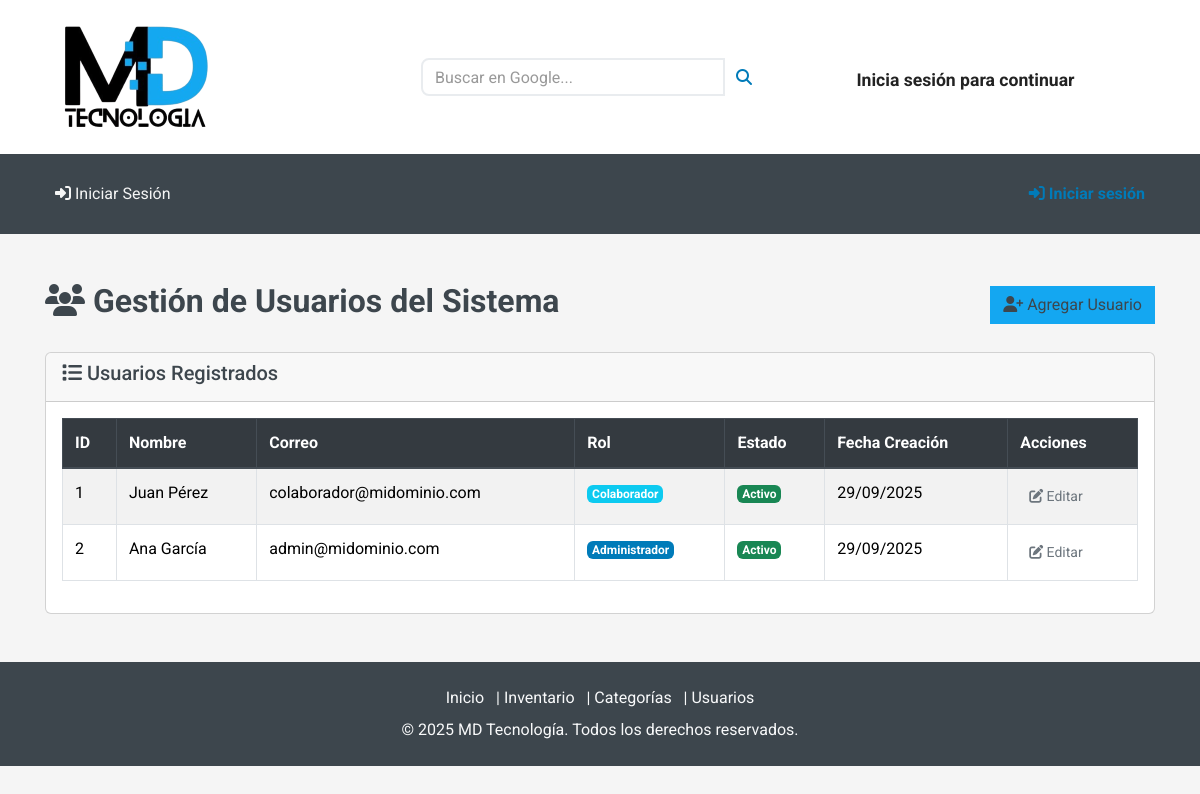
/Usuario/Usuarios.php, run on the app's committed database.
### tables this page shows
CREATE TABLE usuarios (
  id INT AUTO_INCREMENT PRIMARY KEY,
  nombre VARCHAR(100) NOT NULL,
  correo VARCHAR(100) NOT NULL UNIQUE,
  contrasena VARCHAR(255) NOT NULL,
  rol ENUM('admin','colab') DEFAULT 'colab',
  activo TINYINT(1) DEFAULT 1,
  foto LONGBLOB NULL,  
  foto_tipo VARCHAR(50) NULL,  
  fecha_creacion TIMESTAMP DEFAULT CURRENT_TIMESTAMP
);

### conexion.php (called while the page is built, shortened)
<?php
class Conexion {
    private $servername = "localhost";
    private $username = "labo2fa";
    private $password = "GoLoNdRiNa56(/)";
    private $dbname = "cmdb";
    private $port = 3306;
    private $conn;
    public function __construct() {
        try {
            $this->conn = new mysqli($this->servername, $this->username, $this->password, $this->dbname);
            $this->conn->set_charset("utf8mb4");
        } catch (Exception $e) {
            try {
                $this->conn = new mysqli("127.0.0.1", $this->username, $this->password, $this->dbname, $this->port);
                if ($this->conn->connect_error) {
                    throw new Exception("Error de conexión: " . $this->conn->connect_error);
                }
                $this->conn->set_charset("utf8mb4");
            } catch (Exception $e2) {
                try {
                    $this->conn = new mysqli("localhost:/tmp/mysql.sock", $this->username, $this->password, $this->dbname);
                    if ($this->conn->connect_error) {
                        throw new Exception("Error de conexión: " . $this->conn->connect_error);
                    }
                    $this->conn->set_charset("utf8mb4");
                } catch (Exception $e3) {
                    die("No se pudo establecer conexión a la base de datos. Posibles soluciones:<br>
                         1. Verifique que MySQL esté ejecutándose en WAMP<br>
                         2. Verifique que la contraseña del usuario root sea '1234'<br>
                         3. En phpMyAdmin, cambie el plugin de autenticación del usuario root a 'mysql_native_password'<br>
                         Error: " . $e3->getMessage());
                }
            }
        }
    }
    public function obtenerUsuarios() {
        try {
            $sql = "SELECT id, nombre, correo, rol, activo, foto, fecha_creacion FROM usuarios ORDER BY id ASC";
            $result = $this->conn->query($sql);
            if ($result) {
                return $result->fetch_all(MYSQLI_ASSOC);
            } else {
                return [];
            }
        } catch (Exception $e) {
            error_log("Error en obtenerUsuarios(): " . $e->getMessage());
            return [];
        }
    }
}
?>

### Usuario/Usuarios.php (the view, shortened to what this page needs)
<?php
include('../navbar_unificado.php');
require_once('../conexion.php');
$conexion = new Conexion();
?>
<div class="container mt-5">
    <div class="d-flex justify-content-between align-items-center mb-4">
        <h2><i class="fas fa-users"></i> Gestión de Usuarios del Sistema</h2>
        <button class="btn btn-primary" data-bs-toggle="modal" data-bs-target="#modalCrearUsuario">
            <i class="fas fa-user-plus"></i> Agregar Usuario
        </button>
    </div>
    <div class="card">
        <div class="card-header">
            <h5><i class="fas fa-list"></i> Usuarios Registrados</h5>
        </div>
        <div class="card-body">
            <div class="table-responsive">
                <table class="table table-bordered table-striped">
                    <thead class="thead-dark">
                        <tr>
                            <th>ID</th>
                            <th>Nombre</th>
                            <th>Correo</th>
                            <th>Rol</th>
                            <th>Estado</th>
                            <th>Fecha Creación</th>
                            <th>Acciones</th>
                        </tr>
                    </thead>
                    <tbody>
                        <?php
                        $result = $conexion->obtenerUsuarios();
                        foreach ($result as $row) {
                            $estado = $row['activo'] ?
                                "<span class='badge bg-success'>Activo</span>" :
                                "<span class='badge bg-danger'>Inactivo</span>";
                            $rolBadge = $row['rol'] === 'admin' ?
                                "<span class='badge bg-primary'>Administrador</span>" :
                                "<span class='badge bg-info'>Colaborador</span>";
                            echo "<tr>
                                <td>{$row['id']}</td>
                                <td>{$row['nombre']}</td>
                                <td>{$row['correo']}</td>
                                <td>$rolBadge</td>
                                <td>$estado</td>
                                <td>" . date('d/m/Y', strtotime($row['fecha_creacion'])) . "</td>
                                <td>
                                    <button class='btn btn-sm btn-warning btn-editar'
                                            data-id='{$row['id']}'
                                            data-nombre='{$row['nombre']}'
                                            data-correo='{$row['correo']}'
                                            data-rol='{$row['rol']}'
                                            data-activo='{$row['activo']}'
                                            data-bs-toggle='modal'
                                            data-bs-target='#modalEditarUsuario'>
                                        <i class='fas fa-edit'></i> Editar
                                    </button>
                                </td>
                            </tr>";
                        }
                        ?>
                    </tbody>
                </table>
            </div>
        </div>
    </div>
</div>
<?php include('footer.php'); ?>

### css/style.css (style rules this page uses)
*, *::before, *::after { box-sizing: border-box; }
html { font-family: sans-serif; line-height: 1.15; -webkit-text-size-adjust: 100%; -webkit-tap-highlight-color: rgba(0, 0, 0, 0); }
body { margin: 0; font-family: "Roboto", sans-serif; font-size: 1rem; font-weight: 400; line-height: 1.5; color: #6c757d; text-align: left; background-color: #f5f5f5; }
h2, h3, h4, h5, h6 { margin-top: 0; margin-bottom: 0.5rem; }
table { border-collapse: collapse; }
th { text-align: inherit; text-align: -webkit-match-parent; }
button { border-radius: 0; text-transform: none; }
input, button { margin: 0; font-family: inherit; font-size: inherit; line-height: inherit; overflow: visible; }
button:not(:disabled), [type="button"]:not(:disabled), [type="submit"]:not(:disabled) { cursor: pointer; }
h2, h3, h4, h5, h6, .h2, .h3, .h4, .h5, .h6 { margin-bottom: 0.5rem; font-weight: 500; line-height: 1.2; color: #3d464d; }
h2, .h2 { font-size: 2rem; }
h5, .h5 { font-size: 1.25rem; }
.container, .container-fluid { width: 100%; padding-right: 15px; padding-left: 15px; margin-right: auto; margin-left: auto; }
.table { width: 100%; margin-bottom: 1rem; color: #6c757d; }
.table th, .table td { padding: 0.75rem; vertical-align: top; border-top: 1px solid #dee2e6; }
.table thead th { vertical-align: bottom; border-bottom: 2px solid #dee2e6; }
.table-bordered { border: 1px solid #dee2e6; }
.table-bordered th, .table-bordered td { border: 1px solid #dee2e6; }
.table-bordered thead th, .table-bordered thead td { border-bottom-width: 2px; }
.table .thead-dark th { color: #fff; background-color: #343a40; border-color: #454d55; }
.table-responsive { display: block; width: 100%; overflow-x: auto; -webkit-overflow-scrolling: touch; }
.table-responsive > .table-bordered { border: 0; }
.btn { display: inline-block; font-weight: 400; color: #6c757d; text-align: center; vertical-align: middle; user-select: none; background-color: transparent; border: 1px solid transparent; padding: 0.375rem 0.75rem; font-size: 1rem; line-height: 1.5; border-radius: 0; transition: color 0.15s ease-in-out, background-color 0.15s ease-in-out, border-color 0.15s ease-in-out, box-shadow 0.15s ease-in-out; }
.btn:not(:disabled):not(.disabled) { cursor: pointer; }
.btn-primary { color: #212529; background-color: #14a7f1; border-color: #14a7f1; }
.btn-sm { padding: 0.25rem 0.5rem; font-size: 0.875rem; line-height: 1.5; border-radius: 0; }
.badge { display: inline-block; padding: 0.25em 0.4em; font-size: 75%; font-weight: 700; line-height: 1; text-align: center; white-space: nowrap; vertical-align: baseline; transition: color 0.15s ease-in-out, background-color 0.15s ease-in-out, border-color 0.15s ease-in-out, box-shadow 0.15s ease-in-out; }
.bg-primary { background-color: #007bb9 !important; }
.d-flex { display: flex !important; }
.justify-content-between { justify-content: space-between !important; }
.align-items-center { align-items: center !important; }
.mb-4, .my-4 { margin-bottom: 1.5rem !important; }
.mt-5, .my-5 { margin-top: 3rem !important; }
h2, h3 { font-weight: 700 !important; }
.h4, h5, h6 { font-weight: 500 !important; }
.btn.btn-primary { color: #3d464d !important; }

### data on the page
usuarios: id "1", nombre "Juan Pérez", correo "colaborador@midominio.com", rol "Colaborador", activo "Activo", fecha_creacion "29/09/2025"
usuarios: id "2", nombre "Ana García", correo "admin@midominio.com", rol "Administrador", activo "Activo", fecha_creacion "29/09/2025"

### other printed values
$nombreUsuario "Inicia sesión para continuar"
